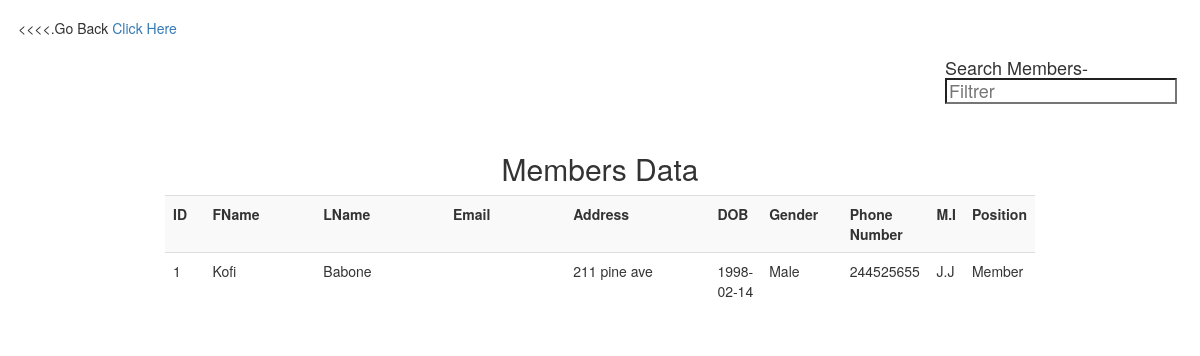
The app's page /viewmembers.php with its own data.
### tables this page shows
CREATE TABLE `members` (
  `ID` int(11) NOT NULL,
  `FName` varchar(50) NOT NULL,
  `LName` varchar(50) NOT NULL,
  `M.I` varchar(50) DEFAULT NULL,
  `Address` varchar(250) NOT NULL,
  `Date of Birth` date NOT NULL,
  `Gender` varchar(6) NOT NULL,
  `Position` varchar(200) NOT NULL
);

CREATE TABLE `contact` (
  `ID` int(11) NOT NULL,
  `Number` int(10) NOT NULL,
  `Email` varchar(100) DEFAULT NULL
);

### viewmembers.php (the view, shortened to what this page needs)
<?php
$db = mysqli_connect("localhost", "root", "", "ch");
$query ="select * from members ORDER BY id";
$result = mysqli_query($db, $query);
$query2 ="select * from contact ORDER BY id";
$result2 = mysqli_query($db, $query2);
?>
<!DOCTYPE html>
<html lang="en">
<head>
    <link rel="stylesheet" href="https://maxcdn.bootstrapcdn.com/bootstrap/3.3.6/css/bootstrap.min.css" />
</head>
<body>
    <div class="wrapper col3" style="padding:18px">
    <div class="home">
            <p>
                <<<<.Go Back <a href="profileuser.php">Click Here</a>
            </p>
        </div>
<section class="container">
           <h4 style="padding-left: 80%;">Search Members-<input type="search" class="light-table-filter" data-table="order-table" placeholder="Filtrer" />
           </h4>
    </div>
<div class="container" style="width: 900px">
    <h2 align="center">Members Data</h2>
    <div class="table-responsive" id="employee_table">
        <table class="table table-striped">
            <tr>
                <th width="5%">ID</th>
                <th width="15%">FName</th>
                <th width="18%">LName</th>
                <th width="17%">Email</th>
                <th width="20%">Address</th>
                <th width="5%">DOB</th>
                <th width="10%">Gender</th>
                <th width="20%">Phone Number</th>
                <th width="20%">M.I</th>
                <th width="20%">Position</th>
            </tr>
            <?php
            while($row = mysqli_fetch_array($result) and $row2 = mysqli_fetch_array($result2))
            {
                ?>
                <tr>
                    <td ><?php echo $row["ID"]; ?></td>
                    <td><?php echo $row["FName"]; ?></td>
                    <td><?php echo $row["LName"]; ?></td>
                    <td><?php echo $row2["Email"]; ?></td>
                    <td><?php echo $row["Address"]; ?></td>
                    <td><?php echo $row["Date of Birth"]; ?></td>
                    <td><?php echo $row["Gender"]; ?></td>
                    <td><?php echo $row2["Number"]; ?></td>
                    <td><?php echo $row["M.I"]; ?></td>
                    <td><?php echo $row["Position"]; ?></td>
                </tr>
                <?php
            }
            ?>
        </table>
    </div>
</div>
</body>
</html>

### records on screen
contact: Number "244525655"
members: ID "1", FName "Kofi", LName "Babone", Address "211 pine ave", Date of Birth "1998-02-14", Gender "Male", I "J.J", Position "Member"
